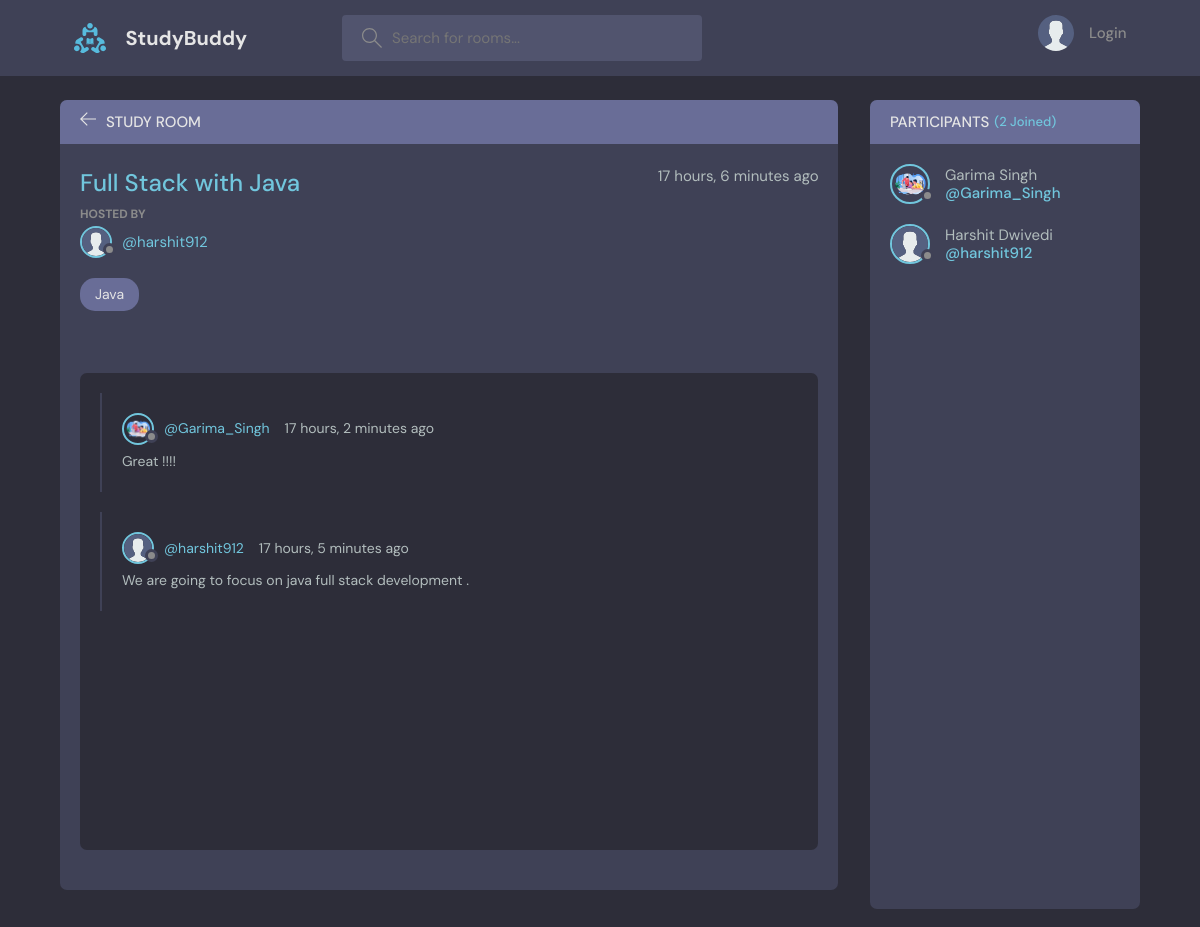
/room/5/, run on the app's committed database.
### base/models.py (models this page shows, shortened)
class Room(models.Model):
    host = models.ForeignKey(User, on_delete=models.CASCADE,null=True)
    topic = models.ForeignKey(Topic, on_delete=models.SET_NULL,null=True) # SET_NULL will set the topic field to NULL in database if Parent topic is deleted or topic gets deleted from Topic Model
    name = models.CharField(max_length=200)
    description = models.TextField(null=True , blank= True)
    participants = models.ManyToManyField(User,related_name='participants',blank=True)  # null=True , null has no effect on many to many
    updated = models.DateTimeField(auto_now = True)
    created = models.DateTimeField(auto_now_add=True)
    class Meta :
        ordering = ['-created']

class User(AbstractUser) :
    full_name=models.CharField(max_length=250,null=True)   # with null=True , we can store null value but can not leave it blank
    username = models.CharField(max_length=200 , unique=True,null=True)
    email = models.EmailField(unique=True,null=True)
    bio = models.TextField(null=True,blank=True)
    avatar = models.ImageField(null=True , default='avatar.svg')
    USERNAME_FIELD = 'email'        # Users log in with email.
    REQUIRED_FIELDS = ['username']      # Username is still required during registration.
    def __str__(self):
        return self.username  # Ensures username is returned instead of email
    ''' When USERNAME_FIELD = 'email', Django’s authentication system expects the email for login.
        If you print request.user in the frontend, it might show the email because Django’s default __str__ method might be using USERNAME_FIELD.
        Explicitly defining __str__ to return self.username fixes this issue. '''

class Topic(models.Model):
    name= models.CharField(max_length=200)
    def __str__(self):
        return self.name

class Message(models.Model) :
    user = models.ForeignKey(User,on_delete=models.CASCADE)
    room=models.ForeignKey(Room, on_delete=models.CASCADE)
    body = models.TextField()
    updated = models.DateTimeField(auto_now = True)
    created = models.DateTimeField(auto_now_add=True)

### base/views.py (the view, shortened to what this page needs)
# urls.py: path('room/<str:pk>/',views.getRoom),
def room(request,pk):
    room=Room.objects.get(id=pk)
    room_messages=room.message_set.all().order_by('-created','-updated')
    participants= room.participants.all()
    context={'room':room , 'room_messages':room_messages, 'participants':participants}
    return render(request,'base/room.html',context)

### base/templates/base/room.html (shortened to what this page needs)
{% extends "base.html" %} {% block content %}
<main class="profile-page layout layout--2">
  <div class="container">
    <div class="room">
      <div class="room__top">
        <div class="room__topLeft">
          <a href="{{request.META.HTTP_REFERER}}">
            <svg
              version="1.1"
              xmlns="http://www.w3.org/2000/svg"
              width="32"
              height="32"
              viewBox="0 0 32 32"
            >
              <title>arrow-left</title>
              <path
                d="M13.723 2.286l-13.723 13.714 13.719 13.714 1.616-1.611-10.96-10.96h27.625v-2.286h-27.625l10.965-10.965-1.616-1.607z"
              ></path>
            </svg>
          </a>
          <h3>Study Room</h3>
        </div>
      </div>
      <div class="room__box scroll">
        <div class="room__header scroll">
          <div class="room__info">
            <h3>{{room.name}}</h3>
            <span>{{room.created | timesince}} ago</span>
          </div>
          <div class="room__hosted">
            <p>Hosted By</p>
            <a href="{% url 'profile' room.host.id %}" class="room__author">
              <div class="avatar avatar--small">
                <img src="{{room.host.avatar.url}}" />
              </div>
              <span>@{{room.host}}</span>
            </a>
          </div>
          <span class="room__topics">{{room.topic}}</span>
        </div>
        <div class="room__conversation">
          <div class="threads scroll">
            {% for message in room_messages %}
            <div class="thread">
              <div class="thread__top">
                <div class="thread__author">
                  <a
                    href="{% url 'profile' message.user.id %}"
                    class="thread__authorInfo"
                  >
                    <div class="avatar avatar--small">
                      <img src="{{message.user.avatar.url}}" />
                    </div>
                    <span>@{{message.user}}</span>
                  </a>
                  <span class="thread__date"
                    >{{message.created | timesince}} ago</span
                  >
                </div>
              </div>
              <div class="thread__details">{{message.body}}</div>
            </div>
            {% endfor %}
          </div>
        </div>
      </div>
    </div>
    <div class="participants">
      <h3 class="participants__top">
        Participants <span>({{participants.count}} Joined)</span>
      </h3>
      <div class="participants__list scroll">
        {% for participant in participants %}
        <a href="{% url 'profile' participant.id %}" class="participant">
          <div class="avatar avatar--medium">
            <img src="{{participant.avatar.url}}" />
          </div>
          <p>
            {{participant.full_name}}
            <span>@{{participant.username}}</span>
          </p>
        </a>
        {% endfor %}
      </div>
    </div>
  </div>
</main>
{% endblock content %}

### data on the page
Room: name "Full Stack with Java", created "17 hours, 6 minutes", host.avatar (placeholder picture), host "harshit912", topic "Java"
Message: user.avatar (picture), user "Garima_Singh", created "17 hours, 2 minutes", body "Great !!!!"
Message: user.avatar (placeholder picture), user "harshit912", created "17 hours, 5 minutes", body "We are going to focus on java full stack development ."
User: avatar (picture), full_name "Garima Singh", username "Garima_Singh"
User: avatar (placeholder picture), full_name "Harshit Dwivedi", username "harshit912"

### other printed values
{{ participants.count }} "2"
